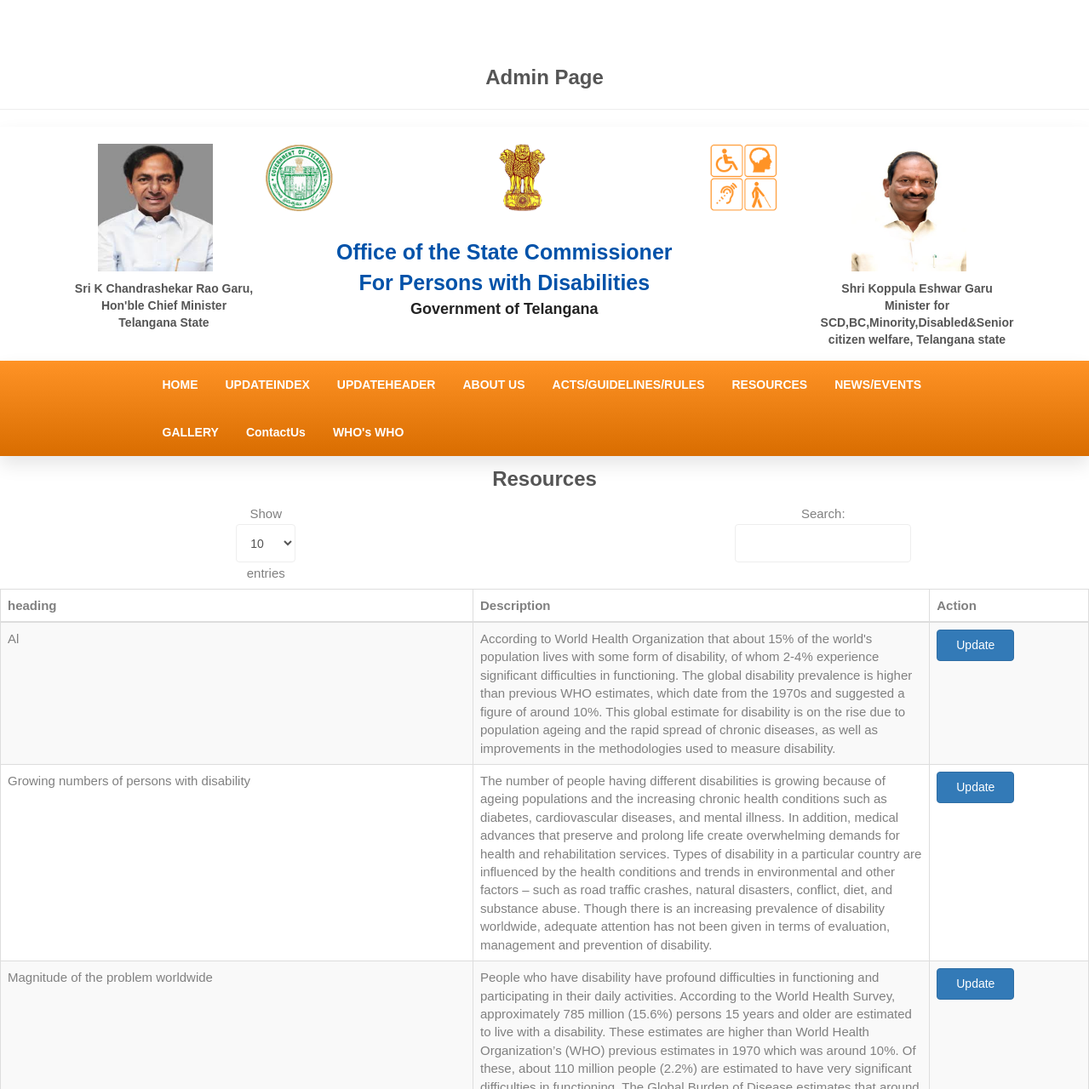
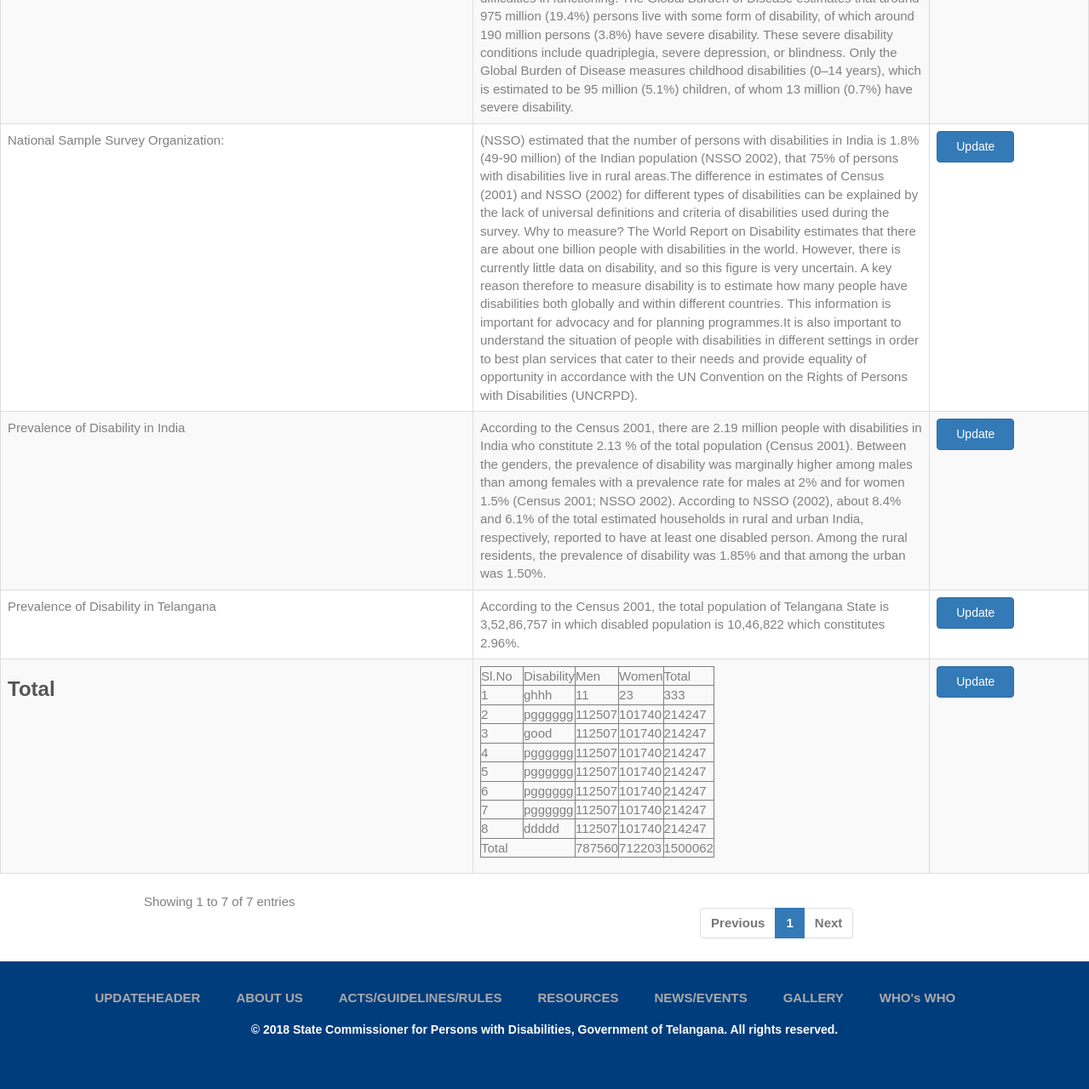
Page /admin/adminresources.php on the committed database (2 pictures, top to bottom).
### tables this page shows
CREATE TABLE `resources_text` (
  `id` int(255) NOT NULL,
  `heading` varchar(255) NOT NULL,
  `description` varchar(2000) NOT NULL
);

CREATE TABLE `resources_data` (
  `sid` int(255) NOT NULL,
  `Disability` varchar(255) NOT NULL,
  `Men` int(255) NOT NULL,
  `Women` int(255) NOT NULL,
  `Total` int(255) NOT NULL
);

### admin/adminresources.php (the view, shortened to what this page needs)
<?php
include("dbconnect.php");
?>
<!DOCTYPE html>
<html dir="ltr" lang="en">
<head>
<link href="../css/bootstrap.min.css" rel="stylesheet" type="text/css">
<link href="../css/jquery-ui.min.css" rel="stylesheet" type="text/css">
<link href="../css/animate.css" rel="stylesheet" type="text/css">
<link href="../css/css-plugin-collections.css" rel="stylesheet"/>
<link href="../css/menuzord-megamenu.css" rel="stylesheet"/>
<link id="menuzord-menu-skins" href="css/menuzord-skins/menuzord-boxed.css" rel="stylesheet"/>
<link href="../css/style-main.css" rel="stylesheet" type="text/css">
<link href="../css/preloader.css" rel="stylesheet" type="text/css">
<link href="../css/custom-bootstrap-margin-padding.css" rel="stylesheet" type="text/css">
<link href="../css/responsive.css" rel="stylesheet" type="text/css">
<link  href="../js/revolution-slider/css/settings.css" rel="stylesheet" type="text/css"/>
<link  href="../js/revolution-slider/css/layers.css" rel="stylesheet" type="text/css"/>
<link  href="../js/revolution-slider/css/navigation.css" rel="stylesheet" type="text/css"/>
<link href="../css/colors/theme-skin-color-set1.css" rel="stylesheet" type="text/css">
</head>
<body class="has-side-panel side-panel-right fullwidth-page" data-magnified-zone=".mg_zone">
 <div style="padding-top:64px; background-color:#fff" id="widget_content"  >
<div id="wrapper" class="clearfix">
    <?php include "adminheader.php"; ?>
  <?php include "header1.php"; ?>
<div>
<center>
<h3>Resources</h3>
  <table id="example" class="table table-striped table-bordered" style="width:100%">
        <thead>
            <tr>
                <th>heading</th>
                <th>Description</th>
                <th>Action</th>
            </tr>
        </thead>
        <tbody>
        <?php
$sel = mysqli_query($con,"select * from resources_text ");
while($fet = mysqli_fetch_assoc($sel))
{
$id = $fet['id'];
$heading = $fet['heading'];
$description = $fet['description'];
?>
            <tr>
                <td><?php echo $heading; ?></td>
                <td><?php echo $description; ?>
</div>
                </td>
                <td><a href="resourcesupdate.php?id=<?php echo $id;?>" class="btn btn-primary">Update</a>
            </tr>
            <?php
}
?>
            <tr>
              <td><h3>Total</h3></td>
                <td>
                  <table cellspacing=0 border=1 class="survey_table">
          <tr class="headings">
            <td style=min-width:50px>Sl.No</td>
            <td style=min-width:50px>Disability</td>
            <td style=min-width:50px>Men</td>
            <td style=min-width:50px>Women</td>
            <td style=min-width:50px>Total</td>
          </tr>
          <?php
              $data = mysqli_query($con,"select * from resources_data");
              while($info = mysqli_fetch_assoc($data)){
                $sl = $info['sid'];
                $disability = $info['Disability'];
                $men = $info['Men'];
                $women = $info['Women'];
                $total = $info['Total'];
              ?>
          <tr>
            <td style=min-width:50px><?php echo $sl; ?></td>
            <td style=min-width:50px><?php echo $disability; ?></td>
            <td style=min-width:50px><?php echo $men; ?></td>
            <td style=min-width:50px><?php echo $women; ?></td>
            <td style=min-width:50px><?php echo $total; ?></td>
          </tr>
          <?php
}
$tot = mysqli_query($con,"select SUM(Men) as men,SUM(Women) as women,SUM(Total) as total from resources_data");
while($row = mysqli_fetch_assoc($tot)){
?>
          <tr>
            <td style="min-width:50px" colspan="2">Total</td>
            <td style=min-width:50px><?php echo $row['men']; ?></td>
            <td style=min-width:50px><?php echo $row['women']; ?></td>
            <td style=min-width:50px><?php echo $row['total']; ?></td>
          </tr>
          <?php
        }
        ?>
        </table>
         </td>
          <td><a href="dataupdate.php?id=<?php echo $id;?>" class="btn btn-primary">Update</a></td>
  <div>
  <?php include "adminfooter.php"; ?>
</div>
</body>
</html>

### rows in the picture
resources_text: heading "Al", description "According to World Health Organization that about 15% of the world's population lives with some form of disability, of whom 2-4% experience significant difficulties in functioning. The global disability prevalence is higher than previous WHO estimates, which date from the 1970s and suggested a figure of around 10%. This global estimate for disability is on the rise due to population ageing and the rapid spread of chronic diseases, as well as improvements in the methodologies used to measure disability."
resources_text: heading "Prevalence of Disability in India", description "According to the Census 2001, there are 2.19 million people with disabilities in India who constitute 2.13 % of the total population (Census 2001). Between the genders, the prevalence of disability was marginally higher among males than among females with a prevalence rate for males at 2% and for women 1.5% (Census 2001; NSSO 2002). According to NSSO (2002), about 8.4% and 6.1% of the total estimated households in rural and urban India, respectively, reported to have at least one disabled person. Among the rural residents, the prevalence of disability was 1.85% and that among the urban was 1.50%."
resources_text: heading "National Sample Survey Organization:", description "(NSSO) estimated that the number of persons with disabilities in India is 1.8% (49-90 million) of the Indian population (NSSO 2002), that 75% of persons with disabilities live in rural areas.The difference in estimates of Census (2001) and NSSO (2002) for different types of disabilities can be explained by the lack of universal definitions and criteria of disabilities used during the survey. Why to measure? The World Report on Disability estimates that there are about one billion people with disabilities in the world. However, there is currently little data on disability, and so this figure is very uncertain. A key reason therefore to measure disability is to estimate how many people have…"
resources_text: heading "Magnitude of the problem worldwide", description "People who have disability have profound difficulties in functioning and participating in their daily activities. According to the World Health Survey, approximately 785 million (15.6%) persons 15 years and older are estimated to live with a disability. These estimates are higher than World Health Organization’s (WHO) previous estimates in 1970 which was around 10%. Of these, about 110 million people (2.2%) are estimated to have very significant difficulties in functioning. The Global Burden of Disease estimates that around 975 million (19.4%) persons live with some form of disability, of which around 190 million persons (3.8%) have severe disability. These severe disability conditions…"
resources_text: heading "Growing numbers of persons with disability", description "The number of people having different disabilities is growing because of ageing populations and the increasing chronic health conditions such as diabetes, cardiovascular diseases, and mental illness. In addition, medical advances that preserve and prolong life create overwhelming demands for health and rehabilitation services. Types of disability in a particular country are influenced by the health conditions and trends in environmental and other factors – such as road traffic crashes, natural disasters, conflict, diet, and substance abuse. Though there is an increasing prevalence of disability worldwide, adequate attention has not been given in terms of evaluation, management and…"
resources_text: heading "Prevalence of Disability in Telangana", description "According to the Census 2001, the total population of Telangana State is 3,52,86,757 in which disabled population is 10,46,822 which constitutes 2.96%."
resources_data: sid "1", Disability "ghhh", Men "11", Women "23", Total "333"
resources_data: sid "2", Disability "pgggggg", Men "112507", Women "101740", Total "214247"
resources_data: sid "3", Disability "good", Men "112507", Women "101740", Total "214247"
resources_data: sid "4", Disability "pgggggg", Men "112507", Women "101740", Total "214247"
resources_data: sid "5", Disability "pgggggg", Men "112507", Women "101740", Total "214247"
resources_data: sid "6", Disability "pgggggg", Men "112507", Women "101740", Total "214247"
resources_data: sid "7", Disability "pgggggg", Men "112507", Women "101740", Total "214247"
resources_data: sid "8", Disability "ddddd", Men "112507", Women "101740", Total "214247"

### other values in the picture
$row['men'] "787560"
$row['women'] "712203"
$row['total'] "1500062"
